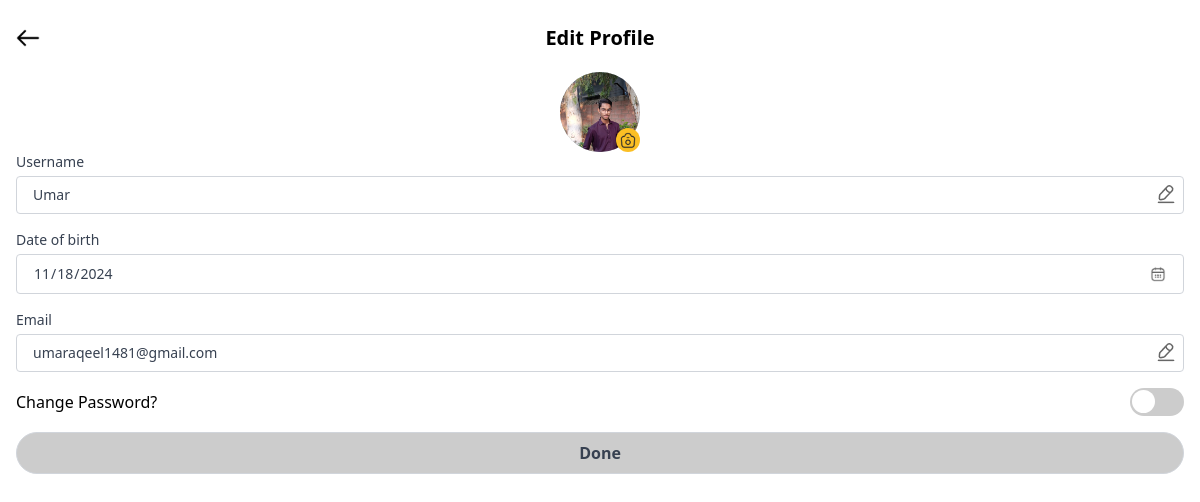
Screenshot of /editprofile (signed in) with the database file from the repository.
### app1/models.py (models this page shows, shortened)
class UserProfile(models.Model):
    user = models.OneToOneField(User, on_delete=models.CASCADE)
    name = models.CharField(max_length=10, null=True, blank=True)
    user_profile = models.ImageField(upload_to='avatars/', null=True, blank=True , default="avatars/avatar.png")
    dob = models.DateField(null=True, blank=True)
    gender = models.CharField(max_length=10, choices=(('Male', 'Male'), ('Female', 'Female')), null=True, blank=True)
    forgetPasswordToken = models.CharField(max_length=100, null=True)
    selected_location = models.CharField(max_length=255, blank=True, null=True)
    latitude = models.DecimalField(max_digits=9, decimal_places=6, blank=True, null=True)
    longitude = models.DecimalField(max_digits=9, decimal_places=6, blank=True, null=True)
    first_login = models.BooleanField(default=True)  # New field to track first login

### app1/views.py (the view, shortened to what this page needs)
# urls.py: path('editprofile', views.editProfile, name="editprofile"),
def editProfile(request):
    user = request.user
    try:
        user_profile = UserProfile.objects.get(user=user)
        errormessage = ""
        successmessage = "Profile is up-to-date."
        return render(request, 'editprofile.html', {
            'username': user.username,
            'email': user.email,
            'user_profile': user_profile,
            'name': user_profile.name,
            'dob': user_profile.dob,
            'errormessage': errormessage
        })
    except UserProfile.DoesNotExist:
        return HttpResponse("Profile not found", status=404)

### templates/editprofile.html (shortened to what this page needs)
{% load static %}
<!DOCTYPE html>
<html lang="en">
<head>
    <link href="{%static 'css/style.css'%}" rel="stylesheet">
    <link href="https://cdn.jsdelivr.net/npm/tailwindcss@2.2.19/dist/tailwind.min.css" rel="stylesheet">
    <link rel="stylesheet" href="https://cdnjs.cloudflare.com/ajax/libs/font-awesome/5.14.0/css/all.min.css" />
    <link rel="stylesheet" href="https://cdn.jsdelivr.net/npm/flatpickr/dist/flatpickr.min.css">
</head>
<body>
    <div class="location-wrapper p-4">
        <div class="sticky top-0 bg-white z-10">
            <div class="relative flex items-center justify-center w-full mt-2">
                <a href="gamepage01#profile" class="absolute left-0">
                    <img src="{% static 'assets/back.png' %}" alt="Back" class="w-6 h-6">
                </a>
                <div class="font-semibold text-xl">Edit Profile</div>
            </div>
        </div>
        <form id="editForm" method="post" enctype="multipart/form-data">
            <div class="flex mt-5 justify-center relative mx-auto bg-gray-400 w-20 h-20 rounded-full mb-[-180px]">
                {% if user_profile and user_profile.user_profile %}
                <img id="avatar" src="{{ user_profile.user_profile.url }}"
                    class="absolute w-20 h-20 object-cover rounded-full" />
                {% else %}
                <img class="absolute w-20 h-20 object-cover rounded-full" src="{% static 'assets/avatar.png' %}" />
                {% endif %}
                <div class="w-6 h-6 bottom-0 right-0 bg-yellow-400 rounded-full absolute cursor-pointer"
                    onclick="document.getElementById('fileInput').click()">
                    <img  src="{% static 'assets/camera.png' %}" style="width:16px;" class="absolute top-1 left-1" />
                </div>
            </div>
            <div class="space-y-4 text-left">
                <label class="block text-gray-700 relative text-sm font-medium">
                    Username
                    <div class="relative">
                        <input type="text" id="fname" name="fname" value="{{ user_profile.name }}"
                            placeholder="Enter your full name" required
                            class="w-full mt-1 px-4 py-2 border border-gray-300 rounded focus:outline-none focus:ring-2 focus:ring-yellow-400 caret-yellow-400">
                        <img class="absolute top-3 right-2 object-fit-cover"
                            src="{% static 'assets/edit-2black.png' %}" />
                    </div>
                </label>
                <label class="block text-gray-700 text-sm font-medium relative">
                    Date of birth
                    <div class="relative">
                        <input type="date" name="date" id="date"
                            value="{% if user_profile.dob %}{{ user_profile.dob|date:'Y-m-d' }}{% endif %}"
                            class="w-full mt-1 px-4 py-2 border border-gray-300 rounded focus:outline-none focus:ring-2 focus:ring-yellow-400 caret-yellow-400">
                    </div>
                </label>
                <label class="block text-gray-700 text-sm font-medium">
                    Email
                    <div class="relative">
                        <input type="text" name="email" id="email" placeholder="Enter your email"
                            value="{{ user_profile.user.email }}"
                            class="w-full mt-1 px-4 py-2 border border-gray-300 rounded focus:outline-none focus:ring-2 focus:ring-yellow-400 caret-yellow-400">
                        <img class="absolute top-3 right-2 object-fit-cover"
                            src="{% static 'assets/edit-2black.png' %}" />
                    </div>
                </label>
                <div class="flex justify-between items-center">
                    <div>Change Password?</div>
                    <div>
                        <label class="switch">
                            <span class="slider round"></span>
                        </label>
                    </div>
                </div>
                <button id="profilebtn" type="submit"
                    class="btn items-center hover:bg-yellow-400 active:bg-yellow-400 w-full py-2 mb-3 mt-4 rounded-full border border-gray-300 font-bold text-gray-700">
                    <span id="buttonText">Done</span>
                </button>
            </div>
        </form>
    </div>
</body>
</html>

### static/css/style.css (style rules this page uses)
* { margin: 0; padding: 0; box-sizing: border-box; }
html,body { width: 100%; height: 100vh; font-size: 100%; position: relative; font: inherit; vertical-align: baseline; font-family: 'Poppins', sans-serif; }
.btn { cursor: pointer; border:1px solid #ccc; background-color:#ccc; color: #666666; }
.switch { position: relative; display: inline-block; width: 54px; height: 28px; }
.slider { position: absolute; cursor: pointer; top: 0; left: 0; right: 0; bottom: 0; background-color: #ccc; -webkit-transition: .4s; transition: .4s; }
.slider:before { position: absolute; content: ""; height: 23px; width: 23px; left: 2px; bottom: 3px; background-color: white; -webkit-transition: .4s; transition: .4s; }
.slider.round { border-radius: 34px; }
.slider.round:before { border-radius: 50%; }

### rows the page displays
UserProfile: user_profile (picture), fname "Umar", date "11/18/2024", email "umaraqeel1481@gmail.com"
